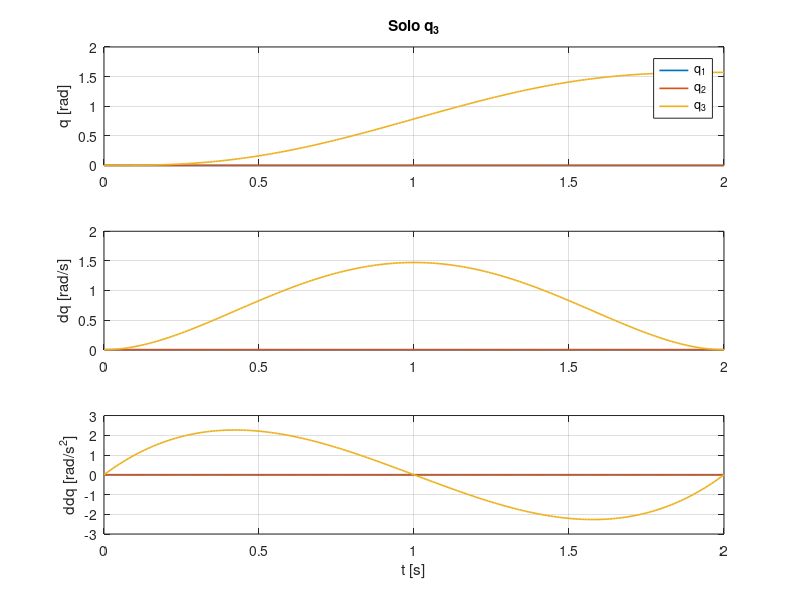

MATLAB code for this plot: (Note: this script raises an error after producing the figure.)
% TRAYECTORIA_Q3  Solo se mueve q3.
% El eslabon 2 queda horizontal (a lo largo de x0) y el eslabon 3 se dobla
% 90 grados hacia arriba. Perfil quintico (velocidad y aceleracion nulas en
% los extremos). Genera en el workspace t (Nx1), q, dq, ddq (Nx3) y calcula
% los torques.
clear; clc;

%% Parametros de la trayectoria
T      = 2;                 % duracion [s]
dt     = 0.01;              % paso de tiempo [s]
offset = [0 0 0];           % IGUAL que P.offset en dinamica_inversa.m
th0    = [0 0 0];           % angulos DH iniciales [rad]
thf    = [0 0 pi/2];        % angulos DH finales   [rad]
calcular_torque = true;     % false = solo generar la trayectoria

%% Perfil quintico normalizado
t   = (0:dt:T).';
tn  = t/T;
s   = 10*tn.^3 - 15*tn.^4 + 6*tn.^5;
ds  = (30*tn.^2 - 60*tn.^3 + 30*tn.^4)/T;
dds = (60*tn - 180*tn.^2 + 120*tn.^3)/T^2;

%% Trayectoria articular (q = theta_DH - offset)
q   = th0 + (thf - th0).*s - offset;     % [rad]
dq  = (thf - th0).*ds;                   % [rad/s]
ddq = (thf - th0).*dds;                  % [rad/s^2]

%% Graficos
figure;
subplot(3,1,1); plot(t, q,   'LineWidth', 1.2); grid on; ylabel('q [rad]');
legend('q_1','q_2','q_3'); title('Solo q_3');
subplot(3,1,2); plot(t, dq,  'LineWidth', 1.2); grid on; ylabel('dq [rad/s]');
subplot(3,1,3); plot(t, ddq, 'LineWidth', 1.2); grid on; ylabel('ddq [rad/s^2]');
xlabel('t [s]');

%% Torques (dinamica inversa)
if calcular_torque
    tau = dinamica_inversa(t, q, dq, ddq);
end
